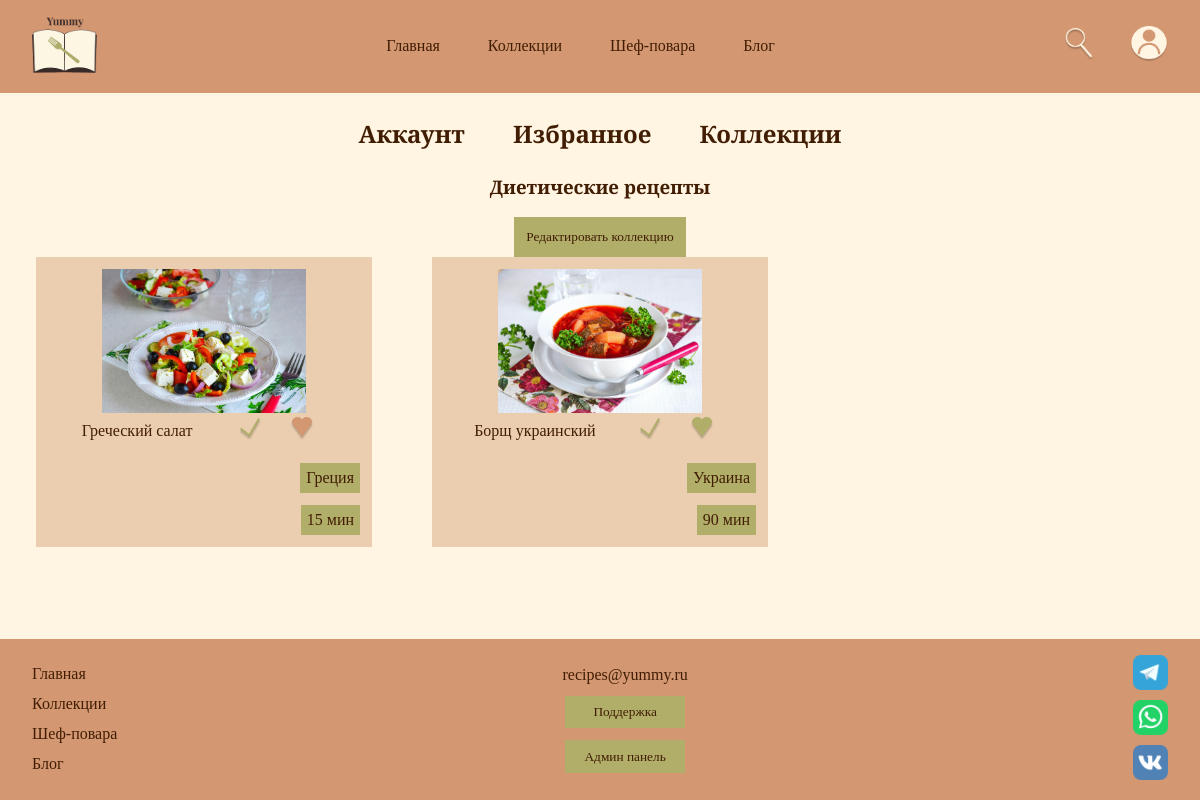
Screenshot of /account_collection.php?id=3 (signed in) with the database file from the repository.
### tables this page shows
CREATE TABLE `collections` (
  `id_collections` int(10) UNSIGNED NOT NULL,
  `user_id` int(10) UNSIGNED NOT NULL,
  `name` varchar(100) NOT NULL,
  `image_url` varchar(255) DEFAULT 'default_collection.jpg',
  `created_at` timestamp NOT NULL DEFAULT current_timestamp()
);

CREATE TABLE `recipes` (
  `id_recipes` int(10) UNSIGNED NOT NULL,
  `title` varchar(255) NOT NULL,
  `country` varchar(100) DEFAULT NULL,
  `cooking_time_minutes` int(11) DEFAULT NULL,
  `calories` int(11) DEFAULT NULL,
  `instructions` text NOT NULL,
  `image_url` varchar(255) DEFAULT NULL,
  `chef_id` int(10) UNSIGNED DEFAULT NULL,
  `created_at` timestamp NOT NULL DEFAULT current_timestamp()
);

### helpers.php (called while the page is built, shortened)
<?php
function getUserFavorites($pdo, $userId, $type) {
    $map = [
        'recipe'     => ['table' => 'favorite_recipes',     'col' => 'recipe_id'],
        'collection' => ['table' => 'favorite_collections', 'col' => 'collection_id'],
        'article'    => ['table' => 'favorite_articles',    'col' => 'article_id'],
        'chef'       => ['table' => 'favorite_chefs',       'col' => 'chef_id']
    ];
    $stmt = $pdo->prepare("SELECT {$map[$type]['col']} FROM {$map[$type]['table']} WHERE user_id = ?");
    $stmt->execute([$userId]);
    return $stmt->fetchAll(PDO::FETCH_COLUMN);
}
function getFavIcon($pdo, $userId, $type, $id) {
    return in_array($id, getUserFavorites($pdo, $userId, $type)) ? 'favorite_del.png' : 'favorite.png';
}
?>

### account_collection.php (the view, shortened to what this page needs)
<?php
require_once 'config.php';
require_once 'helpers.php';
$userId = $_SESSION['user_id'];
$collectionId = isset($_GET['id']) ? (int)$_GET['id'] : 0;
$stmt = $pdo->prepare("SELECT name, image_url FROM collections WHERE id_collections = ? AND user_id = ?");
$stmt->execute([$collectionId, $userId]);
$collection = $stmt->fetch();
$stmt = $pdo->prepare("
    SELECT r.id_recipes AS id, r.title, r.image_url, r.country, r.cooking_time_minutes, r.calories
    FROM recipes r
    JOIN collection_recipes cr ON r.id_recipes = cr.recipe_id
    WHERE cr.collection_id = ?
");
$stmt->execute([$collectionId]);
$recipes = $stmt->fetchAll();
?>
<!DOCTYPE html>
<html>
<head>
    <link rel="stylesheet" type="text/css" href="style.css">
</head>
<body>
<header>
    <a href="index.php"><img src="img/logo.png" width="65vw"></a>
    <div class="header_center">
        <ul class="header_ul">
            <li class="header_ul_li"><a href="index.php">Главная</a></li>
            <li class="header_ul_li"><a href="list_collection.php">Коллекции</a></li>
            <li class="header_ul_li"><a href="chefs.php">Шеф-повара</a></li>
            <li class="header_ul_li"><a href="blog.php">Блог</a></li>
        </ul>
    </div>
    <div class="header_right">
        <a href="find.php"><img src="img/find.png" width="30vw"></a>
        <a href="account.php"><img src="img/account.png" width="38vw"></a>
    </div>
</header>
<main>
    <div class="account">
        <ul class="account_ul">
            <li class="account_ul_li"><a href="account.php"><h2>Аккаунт</h2></a></li>
            <li class="account_ul_li"><a href="account_favorite_recipe.php"><h2>Избранное</h2></a></li>
            <li class="account_ul_li"><a href="account_list_collection.php"><h2>Коллекции</h2></a></li>
        </ul>
    </div>
    <h3><?= htmlspecialchars($collection['name']) ?></h3>
    <div class="create_collection">
        <button class="btn_create_collection" type="button" onclick="document.getElementById('editForm').style.display = document.getElementById('editForm').style.display === 'none' ? 'flex' : 'none'">
            Редактировать коллекцию
        </button>
    </div>
    <div class="catalog">
        <?php if (empty($recipes)): ?>
            <p style="text-align: center; width: 100%; grid-column: 1 / -1;">В этой коллекции пока нет рецептов.</p>
        <?php else: ?>
            <?php foreach ($recipes as $recipe): ?>
                <div class="card">
                    <div class="card_img">
                        <a href="recipe.php?id=<?= $recipe['id'] ?>">
                            <img src="img/<?= htmlspecialchars($recipe['image_url'] ?: 'default_recipe.jpg') ?>" style="max-width: 100%;">
                        </a>
                    </div>
                    <div class="card_center">
                        <p><a href="recipe.php?id=<?= $recipe['id'] ?>" style="color: #411D03; text-decoration: none;"><?= htmlspecialchars($recipe['title']) ?></a></p>
                        <div class="card_btn">
                            <form class="form_btn" method="POST" action="actions.php" style="display: inline;">
                                <button type="submit" class="btn_card" title="Удалить из коллекции">
                                    <img src="img/collection_del.png" width="24">
                                </button>
                            </form>
                            <form class="form_btn" method="POST" action="actions.php" style="display: inline;">
                                <button type="submit" class="btn_card">
                                    <img src="img/<?= getFavIcon($pdo, $userId, 'recipe', $recipe['id']) ?>" width="24">
                                </button>
                            </form>
                        </div>
                    </div>
                    <div class="card_tags">
                        <?php if (!empty($recipe['country'])): ?><div class="card_tag"><p><?= htmlspecialchars($recipe['country']) ?></p></div><?php endif; ?>
                        <?php if (!empty($recipe['cooking_time_minutes'])): ?><div class="card_tag"><p><?= $recipe['cooking_time_minutes'] ?> мин</p></div><?php endif; ?>
                    </div>
                </div>
            <?php endforeach; ?>
        <?php endif; ?>
    </div>
</main>
<?php include 'footer.php'; ?>
</body>
</html>

### style.css (style rules this page uses)
html, body { height: 100%; }
body { background-color: #FFF5E2; display: flex; flex-direction: column; min-height: 100vh; }
main { background-color: #FFF5E2; flex: 1; }
* { margin: 0; padding: 0; }
a { text-decoration: none; color: #411D03; font-family: "Playfair Display"; }
p { color: #411D03; font-family: "Cormorant Garamond"; }
h2 { color: #411D03; text-align: center; padding: 2vw 0; font-family: "Playfair Display"; }
h3 { color: #411D03; text-align: center; padding-bottom: 1vw; font-family: "Playfair Display"; }
:root { --bg_page: #FFF5E2; --text: #411D03; --bg_input: #D6B38D; --bg_card: #EBCEAF; --bg_header_footer: #D39772; --accent: #B1AE69; }
header { background-color: #D39772; padding: 1.336vw 2.671vw; display: flex; justify-content: space-between; align-items: center; }
header ul { list-style: none; }
header a { text-decoration: none; color: #411D03; }
.header_ul { display: flex; flex-direction: row; gap: 4vw; }
.header_right { display: flex; align-items: center; gap: 3vw; }
main { background-color: #FFF5E2; }
body { background-color: #FFF5E2; }
.card_img img { width: 17vw; height: 12vw; }
.catalog { display: grid; grid-template-columns: repeat(3, 1fr); margin: 0 3vw; gap: 5vw; }
.card { background-color: #EBCEAF; padding: 1vw; margin-bottom: 1vw; }
.card_img { text-align: center; }
.card_center { display: flex; align-items: center; justify-content: space-evenly; flex-direction: row; }
.card_tags { display: flex; gap: 1vw; flex-direction: column; align-items: end; margin-top: 1.5vw; }
.btn_card { border: none; background-color: #EBCEAF; }
.card_tag { background-color: #B1AE69; width: max-content; padding: 0.5vw; text-align: center; }
.form_btn { display: flex; flex-direction: row; margin: 1vw 1vw; }
.account { display: flex; justify-content: center; align-items: center; }
.account ul { list-style: none; }
.account_ul { display: flex; flex-direction: row; gap: 4vw; }
.account a { text-decoration: none; color: #411D03; }
.create_collection { display: flex; flex-direction: column; align-items: center; justify-content: center; }
.btn_create_collection { color: #411D03; background-color: #B1AE69; border: none; padding: 1vw; font-family: "Cormorant Garamond"; width: auto; display: block; text-align: center; text-decoration: none; margin-top: 0.5vw; }

### rows the page displays
collections: name "Диетические рецепты"
recipes: image_url (picture), title "Греческий салат", shows a picture, country "Греция", cooking_time_minutes "15"
recipes: image_url (picture), title "Борщ украинский", shows a picture, country "Украина", cooking_time_minutes "90"
